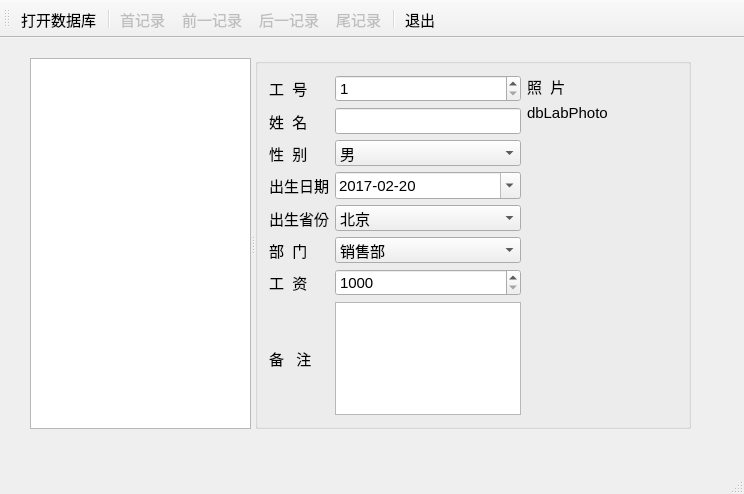
<?xml version="1.0" encoding="UTF-8"?>
<ui version="4.0">
 <class>MainWindow</class>
 <widget class="QMainWindow" name="MainWindow">
  <property name="geometry">
   <rect>
    <x>0</x>
    <y>0</y>
    <width>744</width>
    <height>494</height>
   </rect>
  </property>
  <property name="font">
   <font>
    <pointsize>11</pointsize>
   </font>
  </property>
  <property name="windowTitle">
   <string>Demo7_2, QSqlQueryModel的使用</string>
  </property>
  <widget class="QWidget" name="centralWidget">
   <widget class="QSplitter" name="splitter">
    <property name="geometry">
     <rect>
      <x>30</x>
      <y>20</y>
      <width>661</width>
      <height>371</height>
     </rect>
    </property>
    <property name="orientation">
     <enum>Qt::Horizontal</enum>
    </property>
    <widget class="QTableView" name="tableView">
     <property name="alternatingRowColors">
      <bool>true</bool>
     </property>
     <property name="selectionMode">
      <enum>QAbstractItemView::SingleSelection</enum>
     </property>
     <property name="selectionBehavior">
      <enum>QAbstractItemView::SelectRows</enum>
     </property>
     <attribute name="verticalHeaderDefaultSectionSize">
      <number>25</number>
     </attribute>
    </widget>
    <widget class="QGroupBox" name="groupBox">
     <property name="title">
      <string/>
     </property>
     <layout class="QHBoxLayout" name="horizontalLayout">
      <item>
       <layout class="QGridLayout" name="gridLayout">
        <item row="7" column="1">
         <widget class="QPlainTextEdit" name="dbEditMemo">
          <property name="maximumSize">
           <size>
            <width>16777215</width>
            <height>16777215</height>
           </size>
          </property>
         </widget>
        </item>
        <item row="5" column="0">
         <widget class="QLabel" name="label_6">
          <property name="text">
           <string>部  门</string>
          </property>
          <property name="buddy">
           <cstring>dbComboDep</cstring>
          </property>
         </widget>
        </item>
        <item row="5" column="1">
         <widget class="QComboBox" name="dbComboDep">
          <item>
           <property name="text">
            <string>销售部</string>
           </property>
          </item>
          <item>
           <property name="text">
            <string>技术部</string>
           </property>
          </item>
          <item>
           <property name="text">
            <string>生产部</string>
           </property>
          </item>
          <item>
           <property name="text">
            <string>行政部</string>
           </property>
          </item>
         </widget>
        </item>
        <item row="6" column="0">
         <widget class="QLabel" name="label_12">
          <property name="text">
           <string>工  资</string>
          </property>
          <property name="buddy">
           <cstring>dbSpinSalary</cstring>
          </property>
         </widget>
        </item>
        <item row="6" column="1">
         <widget class="QSpinBox" name="dbSpinSalary">
          <property name="prefix">
           <string/>
          </property>
          <property name="minimum">
           <number>1000</number>
          </property>
          <property name="maximum">
           <number>50000</number>
          </property>
          <property name="singleStep">
           <number>100</number>
          </property>
          <property name="value">
           <number>1000</number>
          </property>
         </widget>
        </item>
        <item row="7" column="0">
         <widget class="QLabel" name="label_9">
          <property name="text">
           <string>备   注</string>
          </property>
          <property name="buddy">
           <cstring>dbEditMemo</cstring>
          </property>
         </widget>
        </item>
        <item row="0" column="0">
         <widget class="QLabel" name="label">
          <property name="text">
           <string>工  号</string>
          </property>
          <property name="buddy">
           <cstring>dbSpinEmpNo</cstring>
          </property>
         </widget>
        </item>
        <item row="0" column="1">
         <widget class="QSpinBox" name="dbSpinEmpNo">
          <property name="minimum">
           <number>1</number>
          </property>
          <property name="maximum">
           <number>10000</number>
          </property>
         </widget>
        </item>
        <item row="4" column="0">
         <widget class="QLabel" name="label_7">
          <property name="text">
           <string>出生省份</string>
          </property>
          <property name="buddy">
           <cstring>dbComboProvince</cstring>
          </property>
         </widget>
        </item>
        <item row="4" column="1">
         <widget class="QComboBox" name="dbComboProvince">
          <item>
           <property name="text">
            <string>北京</string>
           </property>
          </item>
          <item>
           <property name="text">
            <string>上海</string>
           </property>
          </item>
          <item>
           <property name="text">
            <string>天津</string>
           </property>
          </item>
          <item>
           <property name="text">
            <string>重庆</string>
           </property>
          </item>
          <item>
           <property name="text">
            <string>安徽</string>
           </property>
          </item>
          <item>
           <property name="text">
            <string>河北</string>
           </property>
          </item>
          <item>
           <property name="text">
            <string>河南</string>
           </property>
          </item>
          <item>
           <property name="text">
            <string>湖北</string>
           </property>
          </item>
          <item>
           <property name="text">
            <string>湖南</string>
           </property>
          </item>
          <item>
           <property name="text">
            <string>山西</string>
           </property>
          </item>
          <item>
           <property name="text">
            <string>山东</string>
           </property>
          </item>
          <item>
           <property name="text">
            <string>陕西</string>
           </property>
          </item>
          <item>
           <property name="text">
            <string>江苏</string>
           </property>
          </item>
          <item>
           <property name="text">
            <string>江西</string>
           </property>
          </item>
         </widget>
        </item>
        <item row="3" column="1">
         <widget class="QDateEdit" name="dbEditBirth">
          <property name="displayFormat">
           <string>yyyy-MM-dd</string>
          </property>
          <property name="calendarPopup">
           <bool>true</bool>
          </property>
          <property name="date">
           <date>
            <year>2017</year>
            <month>2</month>
            <day>20</day>
           </date>
          </property>
         </widget>
        </item>
        <item row="3" column="0">
         <widget class="QLabel" name="label_5">
          <property name="text">
           <string>出生日期</string>
          </property>
          <property name="buddy">
           <cstring>dbEditBirth</cstring>
          </property>
         </widget>
        </item>
        <item row="2" column="1">
         <widget class="QComboBox" name="dbComboSex">
          <item>
           <property name="text">
            <string>男</string>
           </property>
          </item>
          <item>
           <property name="text">
            <string>女</string>
           </property>
          </item>
         </widget>
        </item>
        <item row="2" column="0">
         <widget class="QLabel" name="label_3">
          <property name="text">
           <string>性  别</string>
          </property>
          <property name="buddy">
           <cstring>dbComboSex</cstring>
          </property>
         </widget>
        </item>
        <item row="1" column="1">
         <widget class="QLineEdit" name="dbEditName"/>
        </item>
        <item row="1" column="0">
         <widget class="QLabel" name="label_2">
          <property name="text">
           <string>姓  名</string>
          </property>
          <property name="buddy">
           <cstring>dbEditName</cstring>
          </property>
         </widget>
        </item>
       </layout>
      </item>
      <item>
       <layout class="QVBoxLayout" name="verticalLayout">
        <item>
         <widget class="QLabel" name="label_13">
          <property name="text">
           <string>照  片</string>
          </property>
         </widget>
        </item>
        <item>
         <widget class="QLabel" name="dbLabPhoto">
          <property name="minimumSize">
           <size>
            <width>150</width>
            <height>0</height>
           </size>
          </property>
          <property name="maximumSize">
           <size>
            <width>350</width>
            <height>16777215</height>
           </size>
          </property>
          <property name="text">
           <string>dbLabPhoto</string>
          </property>
         </widget>
        </item>
        <item>
         <spacer name="verticalSpacer">
          <property name="orientation">
           <enum>Qt::Vertical</enum>
          </property>
          <property name="sizeHint" stdset="0">
           <size>
            <width>20</width>
            <height>40</height>
           </size>
          </property>
         </spacer>
        </item>
       </layout>
      </item>
     </layout>
    </widget>
   </widget>
  </widget>
  <widget class="QMenuBar" name="menuBar">
   <property name="geometry">
    <rect>
     <x>0</x>
     <y>0</y>
     <width>744</width>
     <height>23</height>
    </rect>
   </property>
  </widget>
  <widget class="QStatusBar" name="statusBar"/>
  <widget class="QToolBar" name="mainToolBar">
   <property name="toolButtonStyle">
    <enum>Qt::ToolButtonTextUnderIcon</enum>
   </property>
   <attribute name="toolBarArea">
    <enum>TopToolBarArea</enum>
   </attribute>
   <attribute name="toolBarBreak">
    <bool>false</bool>
   </attribute>
   <addaction name="actOpenDB"/>
   <addaction name="separator"/>
   <addaction name="actRecFirst"/>
   <addaction name="actRecPrevious"/>
   <addaction name="actRecNext"/>
   <addaction name="actRecLast"/>
   <addaction name="separator"/>
   <addaction name="actQuit"/>
  </widget>
  <action name="actOpenDB">
   <property name="icon">
    <iconset resource="res.qrc">
     <normaloff>:/icons/images/open3.bmp</normaloff>:/icons/images/open3.bmp</iconset>
   </property>
   <property name="text">
    <string>打开数据库</string>
   </property>
   <property name="toolTip">
    <string>打开数据库</string>
   </property>
  </action>
  <action name="actQuit">
   <property name="icon">
    <iconset resource="res.qrc">
     <normaloff>:/icons/images/exit.bmp</normaloff>:/icons/images/exit.bmp</iconset>
   </property>
   <property name="text">
    <string>退出</string>
   </property>
   <property name="toolTip">
    <string>退出</string>
   </property>
  </action>
  <action name="actRecFirst">
   <property name="enabled">
    <bool>false</bool>
   </property>
   <property name="icon">
    <iconset resource="res.qrc">
     <normaloff>:/icons/images/616.bmp</normaloff>:/icons/images/616.bmp</iconset>
   </property>
   <property name="text">
    <string>首记录</string>
   </property>
   <property name="toolTip">
    <string>移到首记录</string>
   </property>
  </action>
  <action name="actRecPrevious">
   <property name="enabled">
    <bool>false</bool>
   </property>
   <property name="icon">
    <iconset resource="res.qrc">
     <normaloff>:/icons/images/310.bmp</normaloff>:/icons/images/310.bmp</iconset>
   </property>
   <property name="text">
    <string>前一记录</string>
   </property>
   <property name="toolTip">
    <string>前一记录</string>
   </property>
  </action>
  <action name="actRecNext">
   <property name="enabled">
    <bool>false</bool>
   </property>
   <property name="icon">
    <iconset resource="res.qrc">
     <normaloff>:/icons/images/312.bmp</normaloff>:/icons/images/312.bmp</iconset>
   </property>
   <property name="text">
    <string>后一记录</string>
   </property>
   <property name="toolTip">
    <string>后一记录</string>
   </property>
  </action>
  <action name="actRecLast">
   <property name="enabled">
    <bool>false</bool>
   </property>
   <property name="icon">
    <iconset resource="res.qrc">
     <normaloff>:/icons/images/630.bmp</normaloff>:/icons/images/630.bmp</iconset>
   </property>
   <property name="text">
    <string>尾记录</string>
   </property>
   <property name="toolTip">
    <string>尾记录</string>
   </property>
  </action>
 </widget>
 <layoutdefault spacing="6" margin="11"/>
 <resources>
  <include location="res.qrc"/>
 </resources>
 <connections>
  <connection>
   <sender>actQuit</sender>
   <signal>triggered()</signal>
   <receiver>MainWindow</receiver>
   <slot>close()</slot>
   <hints>
    <hint type="sourcelabel">
     <x>-1</x>
     <y>-1</y>
    </hint>
    <hint type="destinationlabel">
     <x>274</x>
     <y>184</y>
    </hint>
   </hints>
  </connection>
 </connections>
</ui>
